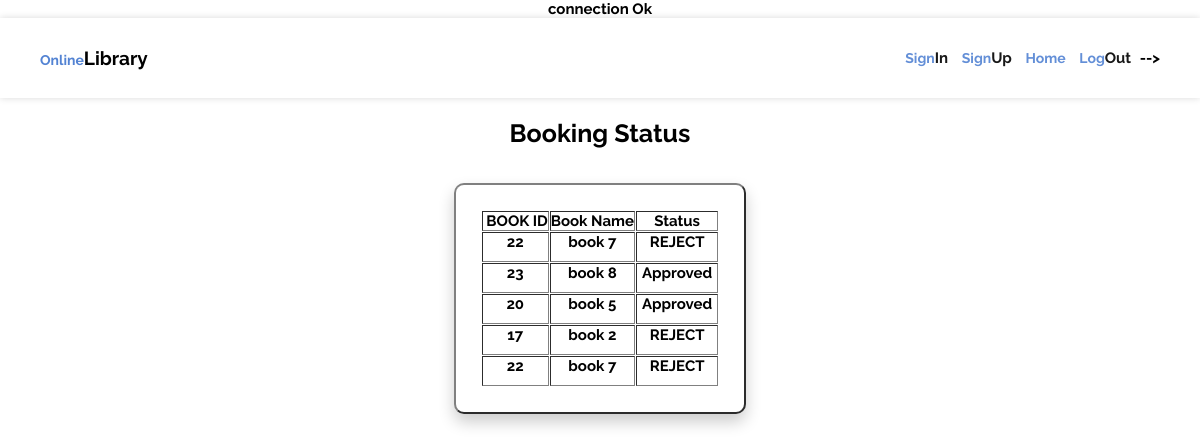
The app's page /request_book.php (signed in) with its own data.
### tables this page shows
CREATE TABLE IF NOT EXISTS `book_request` (
  `id` int(11) NOT NULL AUTO_INCREMENT,
  `book_id` int(11) NOT NULL,
  `book_name` varchar(100) NOT NULL,
  `student_id` int(11) NOT NULL,
  `student_name` varchar(100) NOT NULL,
  `status` varchar(100) NOT NULL DEFAULT 'librarian need to approve',
  PRIMARY KEY (`id`)
);

### request_book.php (the view, shortened to what this page needs)
<!DOCTYPE html>
<?php
require_once('connection.php');
?>
<html lang="en" dir="ltr">
  <head>
    <link rel="stylesheet" type="text/css" href="loginstyle.css">
  </head>
  <body>
    <?php include 'header.php';?>
    <h6 style="color:black;">Booking Status</h6>
    <h3 style="color:black;"></h3>
    <?php
    $f_id = $_SESSION['id'];
    $sql = "SELECT * FROM `book_request` WHERE `student_id` = '$f_id'";
    $records = mysqli_query($conn,$sql);
    ?>
    <table border="2" cellpadding="1" cellspacing='1'>
        <tr>
                  <th><pre> BOOK ID</th>
                  <th>Book Name</th>
                  <th>Status</th>
        </tr>
        <?php
          while ($course = mysqli_fetch_assoc($records)){
                echo "<tr>";
                    echo "<td>".$course['book_id']."</td>";
                    echo "<td>".$course['book_name']."</td>";
                    echo "<td>".$course['status']."</td>";
                    ?>
                    <?php
                echo "</tr>";
          }
        ?>
     </table>
  </body>
</html>

### loginstyle.css (style rules this page uses)
* { padding: 0; margin: 0; font-family: 'Raleway', sans-serif; font-size: 15px; color: grey; font-weight: bold; color: black !important; text-decoration: none; }
body { text-align: center; background-color: #ffffff; }
h3 { padding-bottom: 15px !important; }
table { margin-left: auto; margin-right: auto; text-align: left; background-color: #ffffff; padding: 25px; border-radius: 10px; box-shadow: 0px 8px 16px 0px rgba(0,0,0,0.2); }
h6 { padding-bottom: 20px; padding-top: 20px; font-size: 25px; }
td { padding-bottom: 10px; padding-left: 5px; padding-right: 5px; }
table { text-align: inherit; }

### headerstyle.css (style rules this page uses)
* { padding: 0; margin: 0; font-family: 'Raleway', sans-serif; color: white; }
body { margin:0; padding:0; }

### records on screen
book_request: book "22", book_name "book 7", status "REJECT"
book_request: book "23", book_name "book 8", status "Approved"
book_request: book "20", book_name "book 5", status "Approved"
book_request: book "17", book_name "book 2", status "REJECT"
book_request: book "22", book_name "book 7", status "REJECT"
